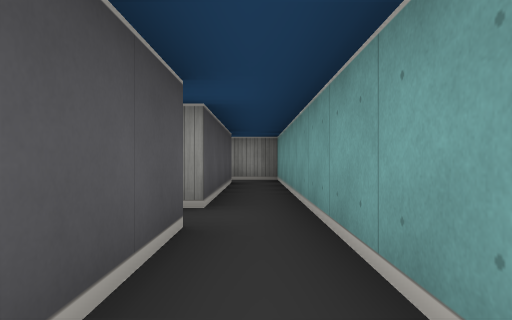
view 1 (above)

15 first-person views from a walk through a cub3D ray-caster map. The camera is about half as high as the walls, looks level and sees 70° across. The floor is counted in squares. Each view is taken from the middle of a square. On the plan, view 1 faces up. The plan holds only what a view shows up to about 9 squares ahead; the rest is blank.

view 2
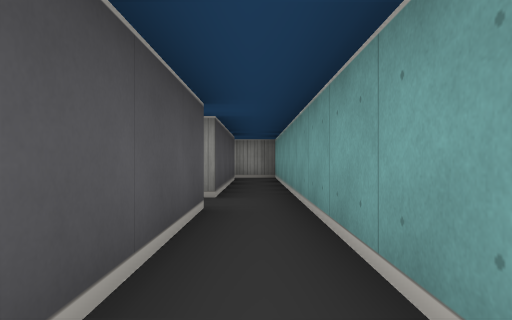

view 3
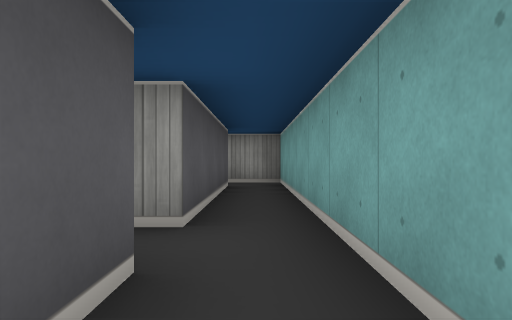

view 4
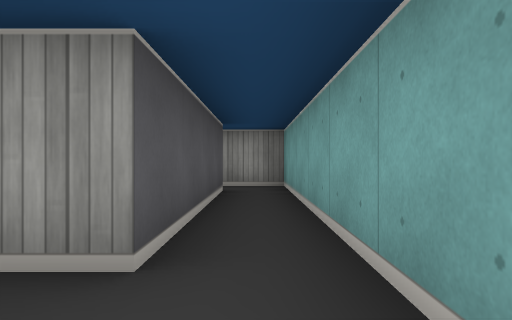

view 5
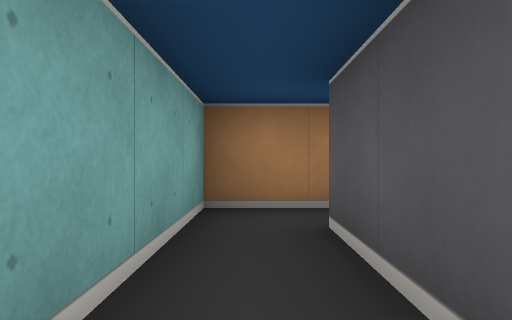

view 6
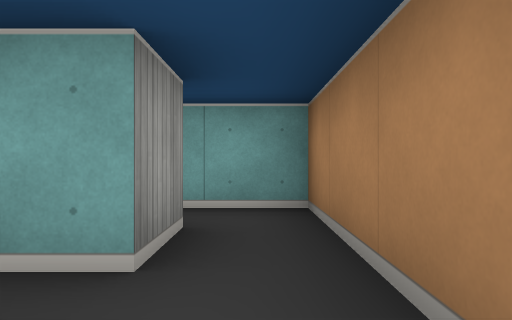

view 7
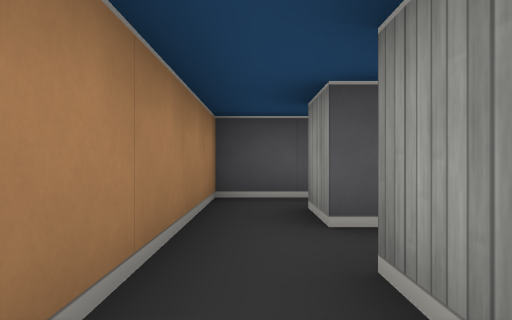

view 8
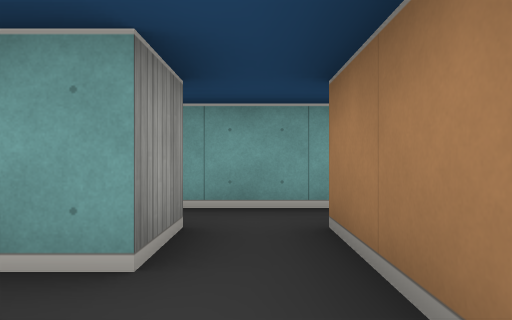

view 9
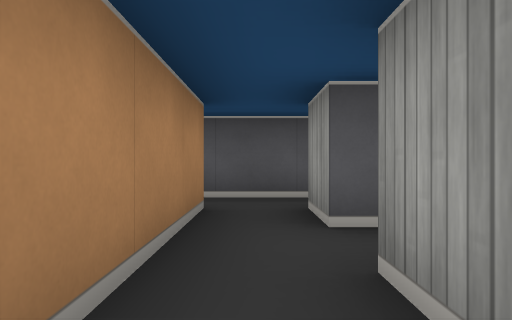

view 10
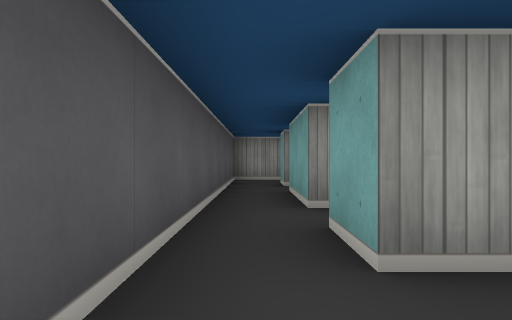

view 11
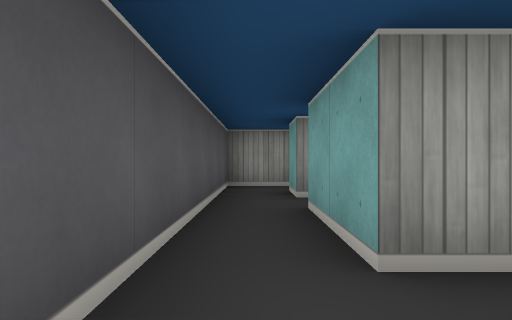

view 12
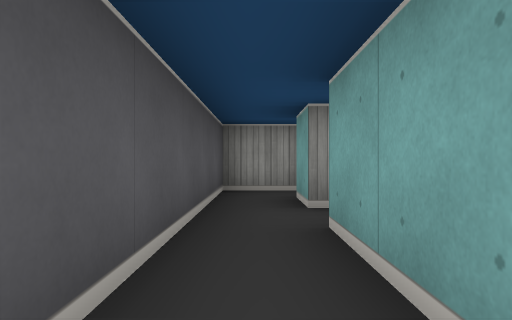

view 13
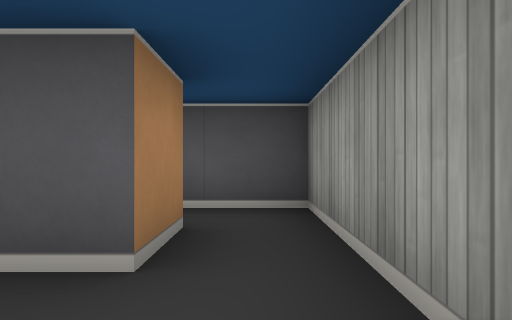

view 14
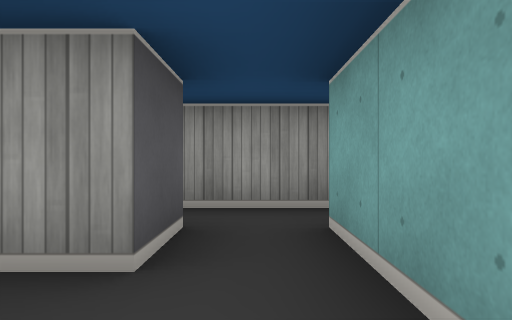

view 15
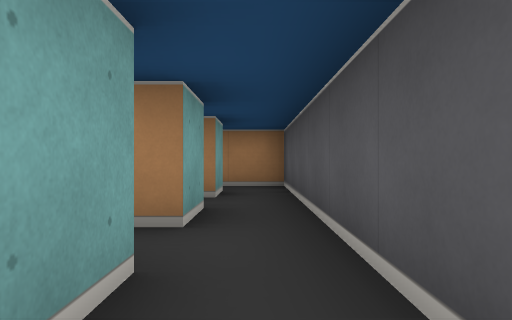

### Floor plan
Ten units are one square. View 1 is at (0, 0); x grows to the right and y downward. Boxes are objects, and circles mark ways between rooms. Rooms are numbered by the first view taken in them; rooms with no view inside come last. Other rooms are left out.
<svg viewBox="-50 -90 60 110">
<path fill="none" stroke="#000" d="M-15 -25 -5 -25 -5 5 -15 5M-5 -75 -5 -35 -15 -35M-15 15 5 15 5 -85 -15 -85M-29 -15 -35 -15 -35 -25M-25 5 -35 5 -35 -5M-45 -25 -45 15 -15 15M-15 5 -15 -1M-25 -35 -35 -35M-15 -35 -15 -41M-35 -25 -15 -25M-45 -35 -45 -25M-35 -65 -35 -75 -25 -75 -25 -65 -35 -65M-15 -56 -15 -75M-35 -35 -35 -55M-15 -85 -45 -85 -45 -35"/>
<circle cx="-10" cy="10" r="3" fill="#2a7"/>
<circle cx="-10" cy="-30" r="3" fill="#2a7"/>
<circle cx="-10" cy="-80" r="3" fill="#2a7"/>
<circle cx="-40" cy="-20" r="3" fill="#2a7"/>
<circle cx="-30" cy="-30" r="3" fill="#2a7"/>
<circle cx="-20" cy="-45" r="3" fill="#2a7"/>
<circle cx="-40" cy="-45" r="3" fill="#2a7"/>
<text x="0" y="-30">1</text>
<text x="-30" y="-10">2</text>
<text x="-20" y="-40">3</text>
<text x="-40" y="-30">4</text>
<text x="-30" y="-60">5</text>
</svg>
Room 1 opens to room 2. Room 1 opens to room 3. Room 1 opens to room 5. Room 2 opens to room 4. Room 3 opens to room 4. Room 3 opens to room 5. Room 4 opens to room 5.

Where each view was taken, in squares from view 1:
view 1: 0 up, 0 right, facing up
view 2: 1 down, 0 right, facing up
view 3: 1 up, 0 right, facing up
view 4: 2 up, 0 right, facing up
view 5: 2 up, 0 right, facing down
view 6: 1 down, 3 left, facing right
view 7: 1 down, 0 right, facing left
view 8: 3 up, 3 left, facing right
view 9: 3 up, 0 right, facing left
view 10: 0 up, 4 left, facing up
view 11: 2 up, 4 left, facing up
view 12: 3 up, 4 left, facing up
view 13: 8 up, 1 left, facing left
view 14: 5 up, 2 left, facing up
view 15: 5 up, 4 left, facing down
